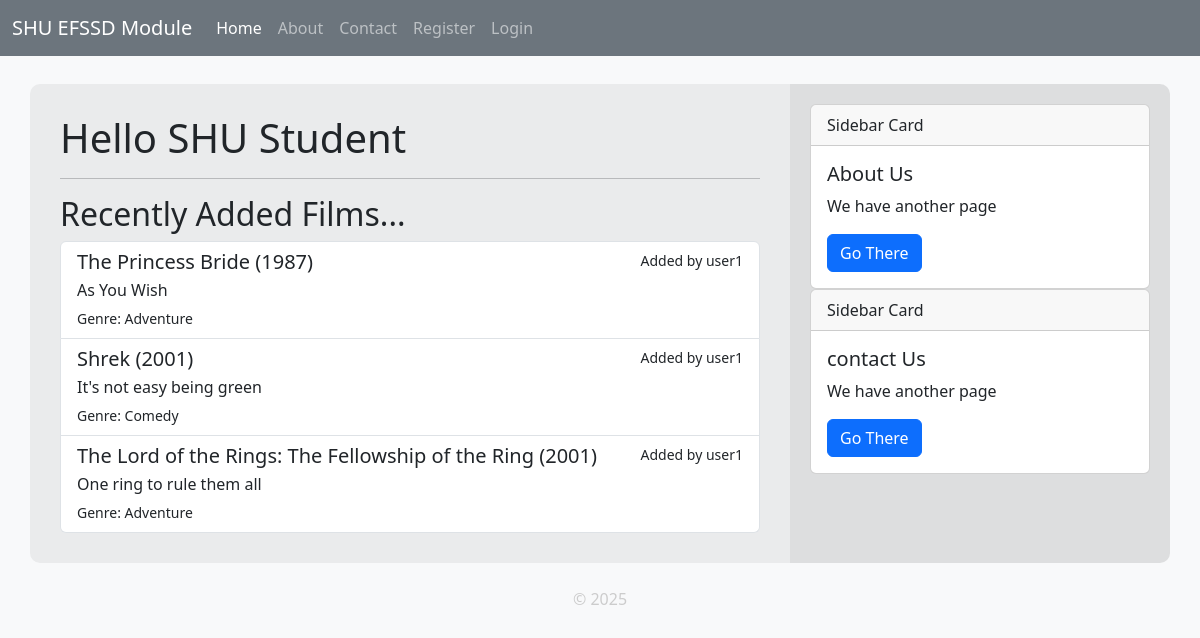
Before: / with the older database file.
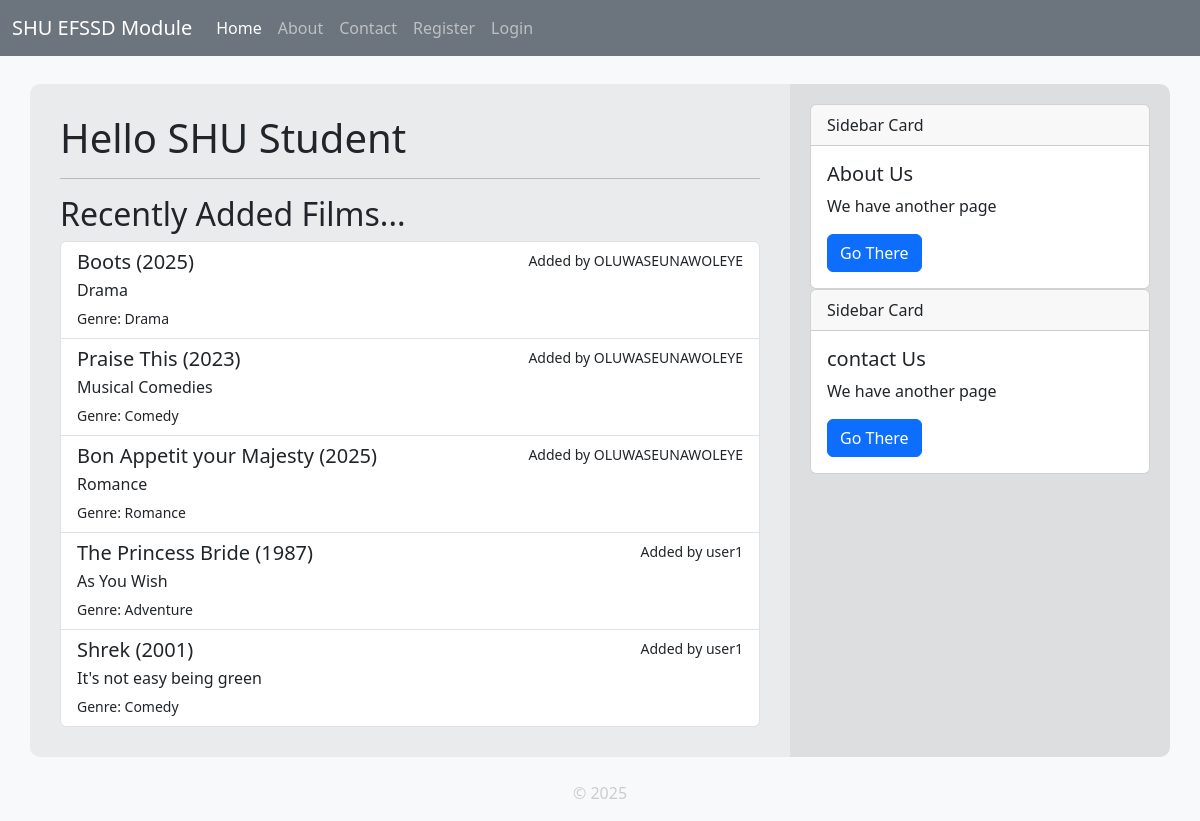
After: the same page with the newer database file.
### tables this page shows
CREATE TABLE films (
    id INTEGER PRIMARY KEY AUTOINCREMENT,
    created TIMESTAMP DEFAULT CURRENT_TIMESTAMP,
    user INTEGER NOT NULL REFERENCES users(id),
    title TEXT NOT NULL,
    tagline TEXT,
    director TEXT,
    poster TEXT,
    release_year INTEGER,
    genre TEXT,
    watched BOOLEAN,
    rating INTEGER,
    review TEXT
);

### app.py (the view)
@app.route('/')
def index():
    studentName = "SHU Student"
    if 'username' in session:
        studentName = session['username']
    films = get_all_films(limit=5, order_by='created DESC')  # Fetch the latest 5 films added
    return render_template('index.html', title="Welcome", username=studentName, films=films)

### app.py (called while the page is built)
@app.context_processor
def inject_csrf_token():
    return dict(csrf_token=generate_csrf())

@app.context_processor
def inject_site_name():
    return dict(siteName=siteName)

@app.template_filter()
def get_username(user_id):
    user = get_user_by_id(user_id)
    return user['username'] if user else 'Unknown'

### db/db.py (called while the page is built)
def get_all_films(user=None, limit=None, order_by='title ASC'):
    conn = get_db_connection()
    query = 'SELECT * FROM films'
    if user:
        query += ' WHERE user = ?'
    query += f' ORDER BY {order_by}'
    if limit:
        query += f' LIMIT {limit}'
    if user:
        films = conn.execute(query, (user,)).fetchall()
    else:
        films = conn.execute(query).fetchall()
    conn.close()
    return films

def get_db_connection():
    BASE_DIR = os.path.dirname(os.path.abspath(__file__))  # Get the directory of the current file
    DB_PATH = os.path.join(BASE_DIR, 'database.db') # Construct the full path to the database file
    conn = sqlite3.connect(DB_PATH)                 # Connect to the database
    conn.row_factory = sqlite3.Row                  # Enable dictionary-like access to rows
    return conn

def get_user_by_id(user_id):
    conn = get_db_connection()
    user = conn.execute('SELECT * FROM users WHERE id = ?', (user_id,)).fetchone()
    conn.close()
    if user is None:
        abort(404)
    return user

### templates/index.html
{% extends "base.html" %}
{% block content %}
    <h1>Hello {{ username }}</h1>
    <hr>
    <h2>Recently Added Films...</h2>
    <div class="list-group">
        {% for film in films %}
            <a href="{{ url_for('film', id=film['id']) }}" class="list-group-item list-group-item-action">
                <div class="d-flex w-100 justify-content-between">
                    <h5 class="mb-1">{{ film['title'] }} ({{ film['release_year'] }})</h5>
                    <small>Added by {{ film['user'] | get_username }}</small>
                </div>
                <p class="mb-1">{{ film['tagline'] }}</p>
                <small>Genre: {{ film['genre'] }}</small>
            </a>
        {% else %}
            <p class="text-muted">No films available.</p>
        {% endfor %}
    </div>
{% endblock %}

### templates/base.html (shortened to what this page needs)
<!DOCTYPE html>
<html lang="en">
<head>
    <link href="https://cdn.jsdelivr.net/npm/bootstrap@5.3.3/dist/css/bootstrap.min.css" rel="stylesheet">
    <link rel="stylesheet" href="{{ url_for('static', filename='styles.css') }}">
</head>
<body>
    <nav class="navbar navbar-expand-lg navbar-dark bg-secondary">
        <div class="container-fluid">
            <a class="navbar-brand" href="#">{{ siteName }}</a>
            <div class="collapse navbar-collapse" id="navbarNavAltMarkup">
                <div class="navbar-nav">
                    <a class="nav-link active" aria-current="page" href="/">Home</a>
                    <a class="nav-link" href="/about">About</a>
                    <a class="nav-link" href="/contact">Contact</a>
                    {% if session['user_id'] %}
                    <a class="nav-link" href="/films">Films</a>
                    <a class="nav-link" href="/logout">Logout</a>
                    {% else %}
                    <a class="nav-link" href="/register">Register</a>
                    <a class="nav-link" href="/login">Login</a>
                    {% endif %}
                </div>
            </div>
    </nav>
    <div class="container mt-2">
        <div class="row">
            <div id="main-content" class="col-md-8">
                {% block content %}{% endblock %}
            </div>
            <div id="sidebar" class="col-md-4">
                <div class="card">
                    <div class="card-header">
                        Sidebar Card
                    </div>
                    <div class="card-body">
                        <h5 class="card-title">About Us</h5>
                        <p class="card-text">We have another page</p>
                        <a href="/about" class="btn btn-primary">Go There</a>
                    </div>
                </div>
                <div class="card">
                    <div class="card-header">
                        Sidebar Card
                    </div>
                    <div class="card-body">
                        <h5 class="card-title">contact Us</h5>
                        <p class="card-text">We have another page</p>
                        <a href="/contact" class="btn btn-primary">Go There</a>
                    </div>
                </div>
            </div>
        </div>
    </div>
    <footer class="text-center mt-4">
        <p>&copy; 2025</p>
    </footer>
</body>
</html>

### static/styles.css (style rules this page uses)
body { background-color: #f8f9fa; color: #212529; }
#main-content { background-color: rgba(26, 26, 26, 0.06); padding: 30px; border-radius: 10px 0 0 10px; margin-top: 20px; }
#sidebar { background-color: rgba(30, 30, 30, 0.12); padding: 20px; border-radius: 0 10px 10px 0; margin-top: 20px; }
footer { color: #cccccc; width: 100%; }

Changed rows visible on the page:
no longer on this page (row unchanged): films: title "The Lord of the Rings: The Fellowship of the Ring", release_year "2001", user|get_username "user1", tagline "One ring to rule them all", genre "Adventure"
added films: title "Boots", release_year "2025", user|get_username "OLUWASEUNAWOLEYE", tagline "Drama", genre "Drama"
added films: title "Praise This", release_year "2023", user|get_username "OLUWASEUNAWOLEYE", tagline "Musical Comedies", genre "Comedy"
added films: title "Bon Appetit your Majesty", release_year "2025", user|get_username "OLUWASEUNAWOLEYE", tagline "Romance", genre "Romance"
